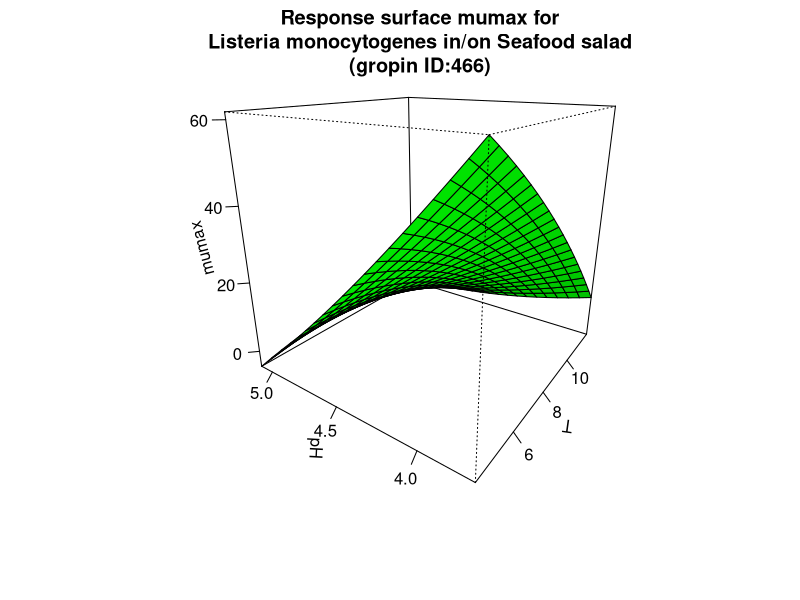

The R source for this figure:
#############################
# start of Parameter script
#############################
T <- seq(4.004,11.988011988012,length.out=21)
pH <- seq(3.7037,5.0949050949051,length.out=21)
#############################
# end of Parameter script
#############################
############################# 
# start of Model script Gropin ID 466 
#############################
 
# constant coefficients for this model
 
variables <- data.frame(T,pH)
argumentsPar <- expand.grid(variables)
 
# heart of the model
response_surface <- function(T,pH) {
   mumax <-429.59-21.45*T-115.01*pH+4.987*T*pH-0.237*(T^2)+5.38*(pH^2)

return(mumax=mumax)
} 

# output parameters
responseSurface <- cbind(argumentsPar,response_surface(argumentsPar['T'],argumentsPar['pH']))
colnames(responseSurface) <- c(colnames(argumentsPar),'mumax')
#############################
# End of Model script
#############################
############################# 
# start of Visualisation script Gropin ID 466 
#############################
persp(T,pH,matrix(unlist(responseSurface$'mumax'),nrow=21),col = 'green',xlab='T',ylab='pH',zlab='mumax',main='Response surface mumax for
Listeria monocytogenes in/on Seafood salad
(gropin ID:466)',theta=305,phi=20,shade=0.25,ticktype = 'detailed')
#############################
# End of Visualisation script
#############################
